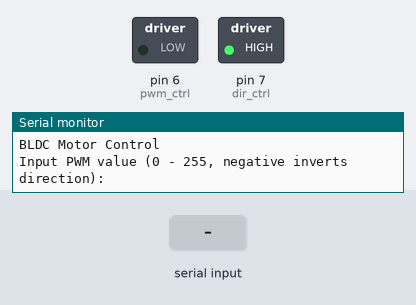
Bench run of a sketch on a simulated Arduino Uno, built with avr-gcc and run on an emulated ATmega328P. Parts: switched loads named in the sketch (green lamp = pin HIGH), the last lines printed to the serial monitor. The inputs (shaded band) are chosen by the test bench.

Above: at 2.2 s.
2.3 s: "90,45\n" received over Serial
At 3.5 s:
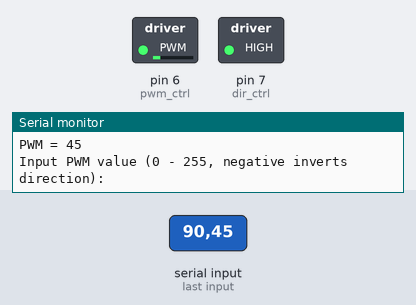
3.8 s: "30,150\n" received over Serial
At 4.8 s:
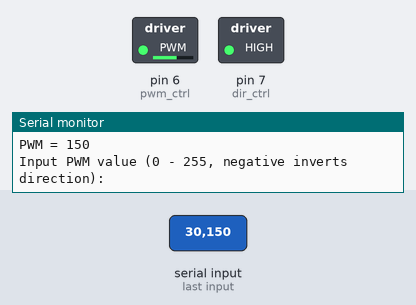
5.3 s: "200\n" received over Serial
At 6.5 s:
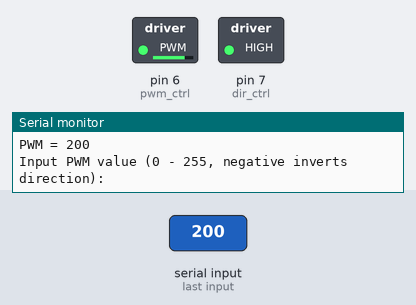
6.8 s: "90\n" received over Serial
At 7.8 s:
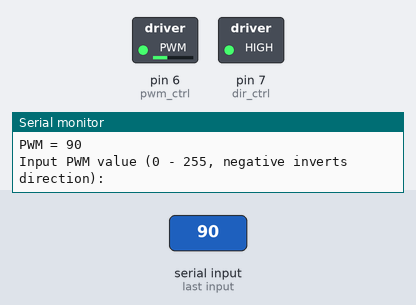
Timing chart, 0 to 18.3 s (numbered marks = the images above; inputs shaded):
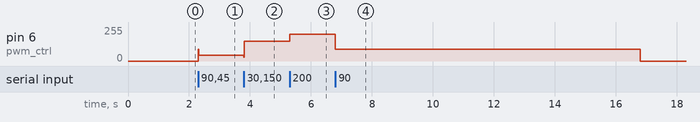

Measured:
- after the input at 2.3 s, pin 6 (pwm_ctrl): 0/255 → 45/255 at once
- after the input at 3.8 s, pin 6 (pwm_ctrl): 45/255 → 150/255 at once
- after the input at 5.3 s, pin 6 (pwm_ctrl): 150/255 → 200/255 at once
- after the input at 6.8 s, pin 6 (pwm_ctrl): 200/255 → 90/255 at once, → 0/255 10.0 s later

The sketch:

Uno_BLDC.ino
```cpp
/*
 * File: Uno_BLDC.ino
 *
 * Controlling BLDC motor by SZ-X11F-1 BLDC controller w/ PWM
 * Disconnect jumper on board and close soldering bridge.
 * Claus Kühnel 2020-05-01 info@ckuehnel.ch
 */

const int pwm_ctrl = 6;
const int dir_ctrl = 7;
int val = 0;

void setup()
{
  Serial.begin(9600);
  delay(1000);
  Serial.println("BLDC Motor Control");
  Serial.setTimeout(10000);
  pinMode(pwm_ctrl, OUTPUT);
  pinMode(dir_ctrl, OUTPUT);
  digitalWrite(dir_ctrl, HIGH);
}

void loop()
{
  Serial.println("Input PWM value (0 - 255, negative inverts direction):");
  val = Serial.parseInt();
  if (val > 255) val = 255;
  if (val < 0)
  {
    val = abs(val);
    digitalWrite(dir_ctrl, !digitalRead(dir_ctrl));
    Serial.println("Change direction now.");
  }
  Serial.print("PWM = ");
  Serial.println(val);
  analogWrite(pwm_ctrl, val);
}
```
